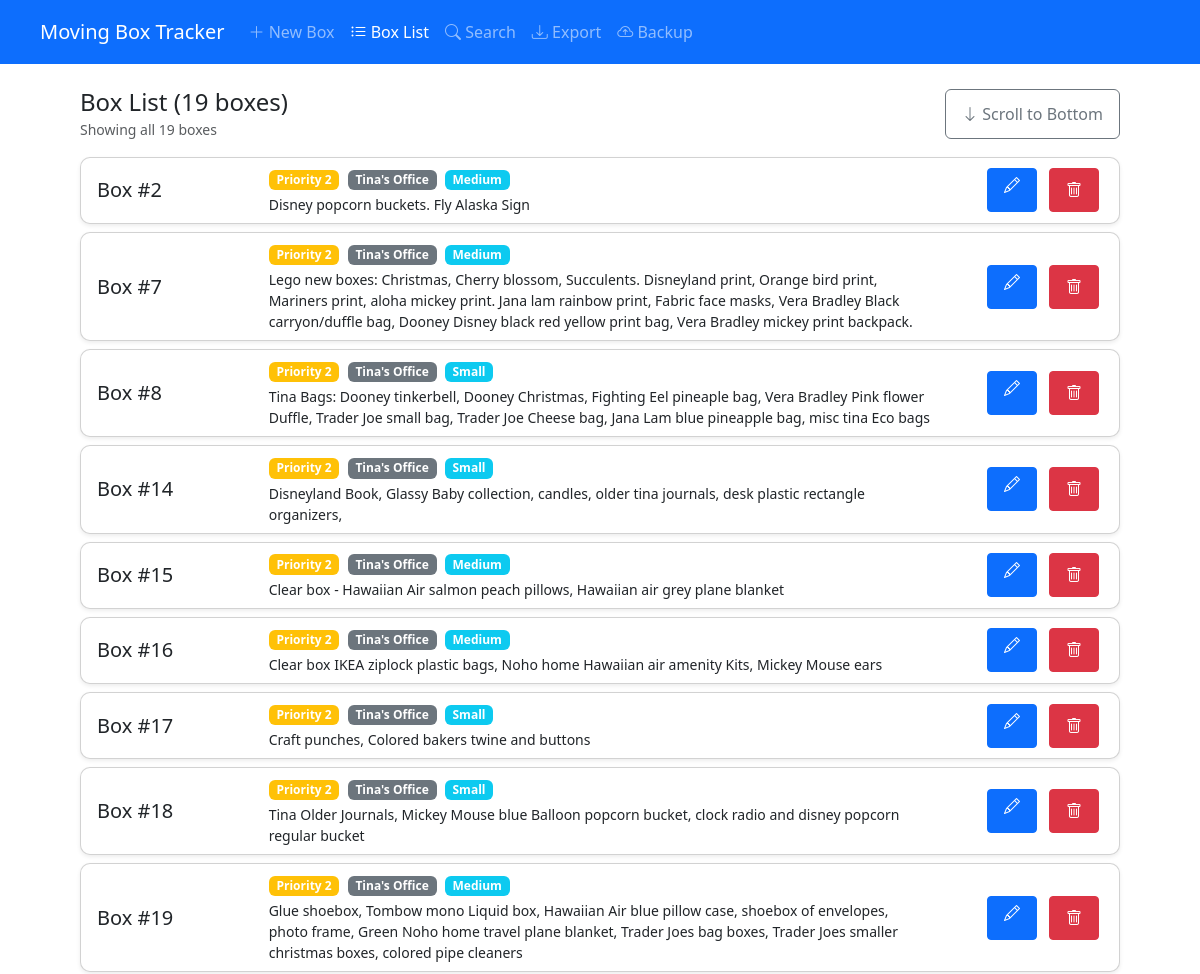
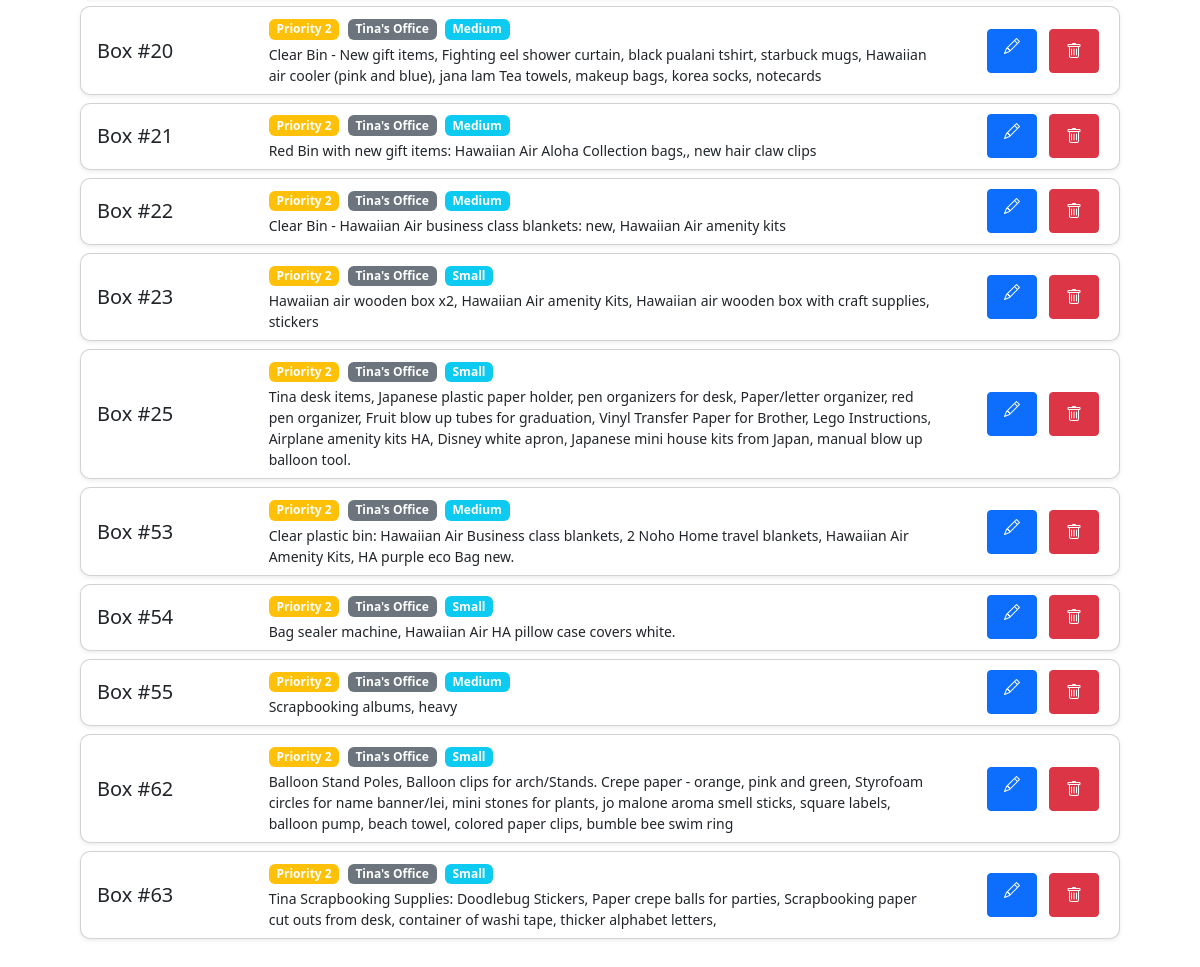
/list?category=Tina's Office, run on the app's committed database (2 pictures, top to bottom).
### tables this page shows
CREATE TABLE boxes (
    id INTEGER PRIMARY KEY AUTOINCREMENT,
    box_number INTEGER UNIQUE,
    priority TEXT,
    box_size TEXT,
    description TEXT,
    created_at TIMESTAMP,
    last_modified TIMESTAMP,
    is_deleted BOOLEAN DEFAULT 0
, category_id INTEGER REFERENCES categories(id), category TEXT);

### simplified_app.py (the view)
@app.route('/boxes')
@app.route('/list')
def list_boxes():
    logger.log_request(request, '/boxes')
    print("=" * 50)
    print("LIST_BOXES ROUTE CALLED")
    print(f"Request args: {dict(request.args)}")
    print("=" * 50)
    box_number = request.args.get('box_number')
    priority = request.args.get('priority')
    category = request.args.get('category')
    box_size = request.args.get('box_size')
    description = request.args.get('description')
    logger.debug(f"[LIST] Request args: {dict(request.args)}")
    logger.debug(f"[LIST] Request headers: {dict(request.headers)}")
    logger.debug(f"Filters: box_number={box_number}, priority={priority}, category={category}, box_size={box_size}, description={description}")
    print(f"FILTERS: box_number={box_number}, priority={priority}, category={category}, box_size={box_size}, description={description}")
    logger.debug(f"[LIST] Calling count_boxes with params: box_number={box_number}, priority={priority}, category={category}, box_size={box_size}, description={description}")
    total = count_boxes(
        box_number=box_number,
        priority=priority,
        category=category,
        box_size=box_size,
        description=description
    )
    logger.debug(f"[LIST] count_boxes returned total_boxes={total}")
    print(f"COUNT_BOXES RETURNED: {total}")
    logger.debug(f"[LIST] Calling get_boxes with params: box_number={box_number}, priority={priority}, category={category}, box_size={box_size}, description={description}, limit=None, skip=None")
    boxes_data = get_boxes(
        box_number=box_number,
        priority=priority,
        category=category,
        box_size=box_size,
        description=description,
        limit=None,
        skip=None
    )
    logger.debug(f"[LIST] get_boxes returned {len(boxes_data)} boxes")
    logger.debug(f"[LIST] First 5 box numbers: {[box['box_number'] for box in boxes_data[:5]]}")
    print(f"GET_BOXES RETURNED: {len(boxes_data)} boxes")
    if boxes_data:
        box_numbers = [box['box_number'] for box in boxes_data]
        print(f"BOX NUMBERS: {sorted(box_numbers)}")
    print("=" * 50)
    logger.debug(f"Total boxes from count: {total}")
    logger.debug(f"Actual boxes returned: {len(boxes_data)}")
    categories = get_categories()
    logger.log_response(200, '/boxes')
    response = make_response(render_template(
        'list.html',
        boxes=[dict(box) for box in boxes_data],
        total_boxes=total,
        get_priority_color=get_priority_color,
        current_filters={
            'box_number': box_number,
            'priority': priority,
            'category': category,
            'box_size': box_size,
            'description': description
        },
        categories=categories
    ))
    response.headers['Cache-Control'] = 'no-store, no-cache, must-revalidate, max-age=0'
    return response

### logger.py (called while the page is built)
def debug(message, *args, **kwargs):
    logger.debug(message, *args, **kwargs)

def info(message, *args, **kwargs):
    logger.info(message, *args, **kwargs)

def log_request(request, route):
    info(f"Request: {request.method} {route} - IP: {request.remote_addr}")

def log_response(status_code, route):
    if status_code >= 400:
        warning(f"Response: {status_code} for {route}")
    else:
        info(f"Response: {status_code} for {route}")

### simplified_app.py (called while the page is built)
def get_db():
    db = getattr(g, '_database', None)
    if db is None:
        db = g._database = sqlite3.connect(app.config['DATABASE'])
        db.row_factory = sqlite3.Row
        db.execute('PRAGMA max_page_count = 2147483646')
        db.execute('PRAGMA page_size = 4096')
        db.execute('PRAGMA cache_size = -2000')  # Use 2MB of memory for page cache
        db.execute('PRAGMA temp_store = MEMORY')  # Store temp tables and indices in memory
        db.execute('PRAGMA journal_mode = WAL')  # Use WAL mode for better concurrency
        db.execute('PRAGMA synchronous = NORMAL')  # Fsync only at critical moments
        db.execute('PRAGMA mmap_size = 268435456')  # Use memory mapping for reading, up to 256MB
        logger.debug(f"Connected to database: {app.config['DATABASE']}")
        logger.debug("SQLite pragmas set for optimal performance")
    return db

@app.teardown_appcontext
def close_connection(exception):
    db = getattr(g, '_database', None)
    if db is not None:
        db.close()
        logger.debug("Database connection closed")

def get_priority_color(priority):
    priority_colors = {
        "Priority 1": "danger",
        "Priority 2": "warning",
        "Important": "primary",
        "Store": "success"
    }
    return priority_colors.get(priority, "secondary")

def get_categories():
    return query_db('SELECT id, name FROM categories ORDER BY name')

### templates/list.html (shortened to what this page needs)
{% extends "base.html" %}
{% block content %}
<div class="container-fluid mt-4">
    <div class="row">
        <div class="col-12">
            <div class="d-flex justify-content-between align-items-center mb-3">
                <div>
                    <h2 class="h4 mb-0">Box List ({{ total_boxes }} boxes)</h2>
                    <small class="text-muted">Showing all {{ total_boxes }} boxes</small>
                </div>
                <div class="d-flex flex-wrap gap-2">
                    <button id="scrollToBottomBtn" class="btn btn-outline-secondary">
                        <i class="bi bi-arrow-down"></i> Scroll to Bottom
                    </button>
                </div>
            </div>
            <div id="box-list" class="box-list">
                {% for box in boxes %}
                <div class="card mb-2 box-card" data-box-number="{{ box.box_number }}">
                    <div class="card-body py-2">
                        <div class="row align-items-center">
                            <div class="col-12 col-sm-2">
                                <h5 class="card-title mb-1 mb-sm-0">Box #{{ box.box_number }}</h5>
                            </div>
                            <div class="col-12 col-sm-8">
                                <div class="mb-1 mb-sm-0">
                                    <span class="badge bg-{{ get_priority_color(box.priority) }} me-1">{{ box.priority }}</span>
                                    <span class="badge bg-secondary me-1">{{ box.category }}</span>
                                    <span class="badge bg-info">{{ box.box_size }}</span>
                                </div>
                                <p class="card-text mb-0 mt-1 small">{{ box.description }}</p>
                            </div>
                            <div class="col-12 col-sm-2 mt-1 mt-sm-0">
                                <div class="d-flex gap-1 justify-content-start justify-content-sm-end">
                                    <a href="/edit/{{ box.id }}" class="btn btn-sm btn-primary py-1" title="Edit Box">
                                        <i class="bi bi-pencil"></i>
                                    </a>
                                    <button class="btn btn-sm btn-danger delete-box py-1" data-box-id="{{ box.id }}" title="Delete Box">
                                        <i class="bi bi-trash"></i>
                                    </button>
                                </div>
                            </div>
                        </div>
                    </div>
                </div>
                {% endfor %}
            </div>
        </div>
    </div>
</div>
{% endblock %}

### static/css/styles.css (style rules this page uses)
.card { box-shadow: 0 0.125rem 0.25rem rgba(0, 0, 0, 0.075); border-radius: 10px; margin-bottom: 1.5rem; }
.btn-sm { margin: 0 0.25rem; }
.container, .container-fluid { padding-left: 2.5rem; padding-right: 2.5rem; }

### templates/base.html (style rules this page uses)
body { font-size: 16px; -webkit-text-size-adjust: 100%; padding-bottom: 70px; touch-action: manipulation; }
button, input, select, textarea, .btn, .form-control, .form-select { min-height: 44px; font-size: 16px; }
.nav-link, .btn { padding: 0.75rem 1rem; }

### data on the page
boxes: box_number "2", priority "Priority 2", category "Tina's Office", box_size "Medium", description "Disney popcorn buckets. Fly Alaska Sign"
boxes: box_number "7", priority "Priority 2", category "Tina's Office", box_size "Medium", description "Lego new boxes: Christmas, Cherry blossom, Succulents. Disneyland print, Orange bird print, Mariners print, aloha mickey print. Jana lam rainbow print, Fabric face masks, Vera Bradley Black carryon/duffle bag, Dooney Disney black red yellow print bag, Vera Bradley mickey print backpack."
boxes: box_number "8", priority "Priority 2", category "Tina's Office", box_size "Small", description "Tina Bags: Dooney tinkerbell, Dooney Christmas, Fighting Eel pineaple bag, Vera Bradley Pink flower Duffle, Trader Joe small bag, Trader Joe Cheese bag, Jana Lam blue pineapple bag, misc tina Eco bags"
boxes: box_number "14", priority "Priority 2", category "Tina's Office", box_size "Small", description "Disneyland Book, Glassy Baby collection, candles, older tina journals, desk plastic rectangle organizers,"
boxes: box_number "15", priority "Priority 2", category "Tina's Office", box_size "Medium", description "Clear box - Hawaiian Air salmon peach pillows, Hawaiian air grey plane blanket"
boxes: box_number "16", priority "Priority 2", category "Tina's Office", box_size "Medium", description "Clear box IKEA ziplock plastic bags, Noho home Hawaiian air amenity Kits, Mickey Mouse ears"
boxes: box_number "17", priority "Priority 2", category "Tina's Office", box_size "Small", description "Craft punches, Colored bakers twine and buttons"
boxes: box_number "18", priority "Priority 2", category "Tina's Office", box_size "Small", description "Tina Older Journals, Mickey Mouse blue Balloon popcorn bucket, clock radio and disney popcorn regular bucket"
boxes: box_number "19", priority "Priority 2", category "Tina's Office", box_size "Medium", description "Glue shoebox, Tombow mono Liquid box, Hawaiian Air blue pillow case, shoebox of envelopes, photo frame, Green Noho home travel plane blanket, Trader Joes bag boxes, Trader Joes smaller christmas boxes, colored pipe cleaners"
boxes: box_number "20", priority "Priority 2", category "Tina's Office", box_size "Medium", description "Clear Bin - New gift items, Fighting eel shower curtain, black pualani tshirt, starbuck mugs, Hawaiian air cooler (pink and blue), jana lam Tea towels, makeup bags, korea socks, notecards"
boxes: box_number "21", priority "Priority 2", category "Tina's Office", box_size "Medium", description "Red Bin with new gift items: Hawaiian Air Aloha Collection bags,, new hair claw clips"
boxes: box_number "22", priority "Priority 2", category "Tina's Office", box_size "Medium", description "Clear Bin - Hawaiian Air business class blankets: new, Hawaiian Air amenity kits"
boxes: box_number "23", priority "Priority 2", category "Tina's Office", box_size "Small", description "Hawaiian air wooden box x2, Hawaiian Air amenity Kits, Hawaiian air wooden box with craft supplies, stickers"
boxes: box_number "25", priority "Priority 2", category "Tina's Office", box_size "Small", description "Tina desk items, Japanese plastic paper holder, pen organizers for desk, Paper/letter organizer, red pen organizer, Fruit blow up tubes for graduation, Vinyl Transfer Paper for Brother, Lego Instructions, Airplane amenity kits HA, Disney white apron, Japanese mini house kits from Japan, manual blow up balloon tool."
boxes: box_number "53", priority "Priority 2", category "Tina's Office", box_size "Medium", description "Clear plastic bin: Hawaiian Air Business class blankets, 2 Noho Home travel blankets, Hawaiian Air Amenity Kits, HA purple eco Bag new."
boxes: box_number "54", priority "Priority 2", category "Tina's Office", box_size "Small", description "Bag sealer machine, Hawaiian Air HA pillow case covers white."
boxes: box_number "55", priority "Priority 2", category "Tina's Office", box_size "Medium", description "Scrapbooking albums, heavy"
boxes: box_number "62", priority "Priority 2", category "Tina's Office", box_size "Small", description "Balloon Stand Poles, Balloon clips for arch/Stands. Crepe paper - orange, pink and green, Styrofoam circles for name banner/lei, mini stones for plants, jo malone aroma smell sticks, square labels, balloon pump, beach towel, colored paper clips, bumble bee swim ring"
boxes: box_number "63", priority "Priority 2", category "Tina's Office", box_size "Small", description "Tina Scrapbooking Supplies: Doodlebug Stickers, Paper crepe balls for parties, Scrapbooking paper cut outs from desk, container of washi tape, thicker alphabet letters,"

### other printed values
{{ total_boxes }} "19"
